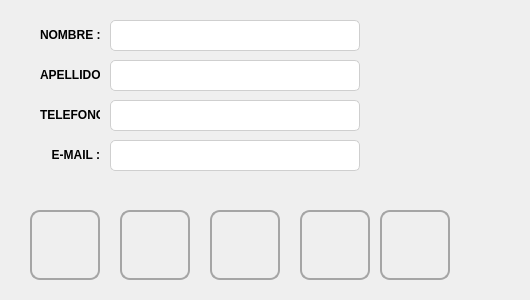
<?xml version="1.0" encoding="UTF-8"?>
<ui version="4.0">
 <class>Dialog</class>
 <widget class="QDialog" name="Dialog">
  <property name="geometry">
   <rect>
    <x>0</x>
    <y>0</y>
    <width>530</width>
    <height>300</height>
   </rect>
  </property>
  <property name="minimumSize">
   <size>
    <width>530</width>
    <height>300</height>
   </size>
  </property>
  <property name="maximumSize">
   <size>
    <width>530</width>
    <height>300</height>
   </size>
  </property>
  <property name="windowTitle">
   <string>Datos de Clientes</string>
  </property>
  <property name="windowIcon">
   <iconset>
    <normaloff>../img/persona.png</normaloff>../img/persona.png</iconset>
  </property>
  <property name="styleSheet">
   <string notr="true">QPushButton {
	border: 2px solid #A5A5A5;
	border-radius: 10px;
}
QPushButton:hover {
	background-color: #b8cbff;

}

QLabel {
	text-align: right;
}

QLineEdit {
	border: 1px solid #CFCFCF;
	background-color: #FFFFFF;
	border-radius: 5px;
	
}
</string>
  </property>
  <widget class="QLineEdit" name="email">
   <property name="enabled">
    <bool>true</bool>
   </property>
   <property name="geometry">
    <rect>
     <x>110</x>
     <y>140</y>
     <width>250</width>
     <height>31</height>
    </rect>
   </property>
   <property name="styleSheet">
    <string notr="true"/>
   </property>
  </widget>
  <widget class="QPushButton" name="btnGuardar">
   <property name="geometry">
    <rect>
     <x>210</x>
     <y>210</y>
     <width>70</width>
     <height>70</height>
    </rect>
   </property>
   <property name="toolTip">
    <string>aceptar</string>
   </property>
   <property name="styleSheet">
    <string notr="true"/>
   </property>
   <property name="text">
    <string/>
   </property>
   <property name="icon">
    <iconset>
     <normaloff>../img/Ugrabar.ico</normaloff>../img/Ugrabar.ico</iconset>
   </property>
   <property name="iconSize">
    <size>
     <width>50</width>
     <height>50</height>
    </size>
   </property>
  </widget>
  <widget class="QLineEdit" name="nombre">
   <property name="enabled">
    <bool>true</bool>
   </property>
   <property name="geometry">
    <rect>
     <x>110</x>
     <y>20</y>
     <width>250</width>
     <height>31</height>
    </rect>
   </property>
   <property name="toolTip">
    <string extracomment="ingrese un nombre"/>
   </property>
   <property name="styleSheet">
    <string notr="true"/>
   </property>
   <property name="text">
    <string comment="nombre" extracomment="nombre"/>
   </property>
   <property name="readOnly">
    <bool>false</bool>
   </property>
   <property name="placeholderText">
    <string comment="nombre" extracomment="nombre"/>
   </property>
  </widget>
  <widget class="QLineEdit" name="apellido">
   <property name="enabled">
    <bool>true</bool>
   </property>
   <property name="geometry">
    <rect>
     <x>110</x>
     <y>60</y>
     <width>250</width>
     <height>31</height>
    </rect>
   </property>
   <property name="styleSheet">
    <string notr="true"/>
   </property>
  </widget>
  <widget class="QLabel" name="txt_nombre">
   <property name="geometry">
    <rect>
     <x>40</x>
     <y>20</y>
     <width>60</width>
     <height>30</height>
    </rect>
   </property>
   <property name="whatsThis">
    <string>&lt;html&gt;&lt;head/&gt;&lt;body&gt;&lt;p align=&quot;right&quot;&gt;&lt;br/&gt;&lt;/p&gt;&lt;/body&gt;&lt;/html&gt;</string>
   </property>
   <property name="text">
    <string>&lt;html&gt;&lt;head/&gt;&lt;body&gt;&lt;p align=&quot;right&quot;&gt;&lt;span style=&quot; font-weight:600;&quot;&gt;NOMBRE :&lt;/span&gt;&lt;/p&gt;&lt;/body&gt;&lt;/html&gt;</string>
   </property>
  </widget>
  <widget class="QLabel" name="txt_apellido">
   <property name="geometry">
    <rect>
     <x>40</x>
     <y>60</y>
     <width>60</width>
     <height>30</height>
    </rect>
   </property>
   <property name="text">
    <string>&lt;html&gt;&lt;head/&gt;&lt;body&gt;&lt;p align=&quot;right&quot;&gt;&lt;span style=&quot; font-weight:600;&quot;&gt;APELLIDO :&lt;/span&gt;&lt;/p&gt;&lt;/body&gt;&lt;/html&gt;</string>
   </property>
  </widget>
  <widget class="QLabel" name="txt_telefono">
   <property name="geometry">
    <rect>
     <x>40</x>
     <y>100</y>
     <width>60</width>
     <height>30</height>
    </rect>
   </property>
   <property name="text">
    <string>&lt;html&gt;&lt;head/&gt;&lt;body&gt;&lt;p align=&quot;right&quot;&gt;&lt;span style=&quot; font-weight:600;&quot;&gt;TELEFONO :&lt;/span&gt;&lt;/p&gt;&lt;/body&gt;&lt;/html&gt;</string>
   </property>
  </widget>
  <widget class="QLabel" name="txt_email">
   <property name="geometry">
    <rect>
     <x>40</x>
     <y>140</y>
     <width>60</width>
     <height>30</height>
    </rect>
   </property>
   <property name="text">
    <string>&lt;html&gt;&lt;head/&gt;&lt;body&gt;&lt;p align=&quot;right&quot;&gt;&lt;span style=&quot; font-weight:600;&quot;&gt;E-MAIL :&lt;/span&gt;&lt;/p&gt;&lt;/body&gt;&lt;/html&gt;</string>
   </property>
  </widget>
  <widget class="QLineEdit" name="telefono">
   <property name="enabled">
    <bool>true</bool>
   </property>
   <property name="geometry">
    <rect>
     <x>110</x>
     <y>100</y>
     <width>250</width>
     <height>31</height>
    </rect>
   </property>
   <property name="styleSheet">
    <string notr="true"/>
   </property>
  </widget>
  <widget class="QLabel" name="imagen">
   <property name="geometry">
    <rect>
     <x>390</x>
     <y>30</y>
     <width>121</width>
     <height>111</height>
    </rect>
   </property>
   <property name="text">
    <string/>
   </property>
   <property name="pixmap">
    <pixmap>../img/persona.png</pixmap>
   </property>
   <property name="scaledContents">
    <bool>true</bool>
   </property>
   <property name="wordWrap">
    <bool>false</bool>
   </property>
  </widget>
  <widget class="QPushButton" name="btnCancelar">
   <property name="geometry">
    <rect>
     <x>300</x>
     <y>210</y>
     <width>70</width>
     <height>70</height>
    </rect>
   </property>
   <property name="toolTip">
    <string>cancelar</string>
   </property>
   <property name="styleSheet">
    <string notr="true"/>
   </property>
   <property name="text">
    <string/>
   </property>
   <property name="icon">
    <iconset>
     <normaloff>../img/Ucancelar.ico</normaloff>../img/Ucancelar.ico</iconset>
   </property>
   <property name="iconSize">
    <size>
     <width>50</width>
     <height>50</height>
    </size>
   </property>
  </widget>
  <widget class="QPushButton" name="btnEditar">
   <property name="geometry">
    <rect>
     <x>120</x>
     <y>210</y>
     <width>70</width>
     <height>70</height>
    </rect>
   </property>
   <property name="toolTip">
    <string>editar</string>
   </property>
   <property name="styleSheet">
    <string notr="true"/>
   </property>
   <property name="text">
    <string/>
   </property>
   <property name="icon">
    <iconset>
     <normaloff>../img/Ueditar.ico</normaloff>../img/Ueditar.ico</iconset>
   </property>
   <property name="iconSize">
    <size>
     <width>50</width>
     <height>50</height>
    </size>
   </property>
  </widget>
  <widget class="QPushButton" name="btnNuevo">
   <property name="geometry">
    <rect>
     <x>30</x>
     <y>210</y>
     <width>70</width>
     <height>70</height>
    </rect>
   </property>
   <property name="toolTip">
    <string>agregar</string>
   </property>
   <property name="styleSheet">
    <string notr="true"/>
   </property>
   <property name="text">
    <string/>
   </property>
   <property name="icon">
    <iconset>
     <normaloff>../img/Unuevo.ico</normaloff>../img/Unuevo.ico</iconset>
   </property>
   <property name="iconSize">
    <size>
     <width>50</width>
     <height>50</height>
    </size>
   </property>
  </widget>
  <widget class="QPushButton" name="btnBuscar">
   <property name="geometry">
    <rect>
     <x>380</x>
     <y>210</y>
     <width>70</width>
     <height>70</height>
    </rect>
   </property>
   <property name="toolTip">
    <string>buscar</string>
   </property>
   <property name="autoFillBackground">
    <bool>false</bool>
   </property>
   <property name="styleSheet">
    <string notr="true"/>
   </property>
   <property name="text">
    <string/>
   </property>
   <property name="icon">
    <iconset>
     <normaloff>../img/Ubuscar.ico</normaloff>../img/Ubuscar.ico</iconset>
   </property>
   <property name="iconSize">
    <size>
     <width>50</width>
     <height>50</height>
    </size>
   </property>
  </widget>
 </widget>
 <resources/>
 <connections/>
</ui>
